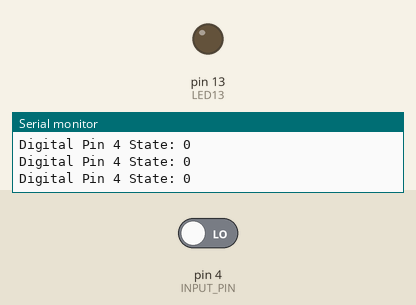
Simulated run of this sketch. Board: Arduino Uno, built with avr-gcc and run on an emulated ATmega328P. On the bench: output pins drawn as LEDs (lit = HIGH), the last lines printed to the serial monitor. The inputs (shaded band) are chosen by the test bench; at power-on: pin 4 (INPUT_PIN) LOW.

Above: at 1.2 s.
1.3 s: pin 4 (INPUT_PIN) driven HIGH
At 2.5 s:
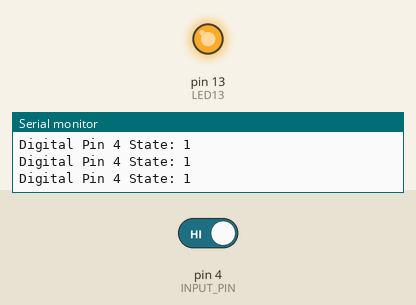
2.9 s: pin 4 (INPUT_PIN) driven LOW
At 3.8 s:
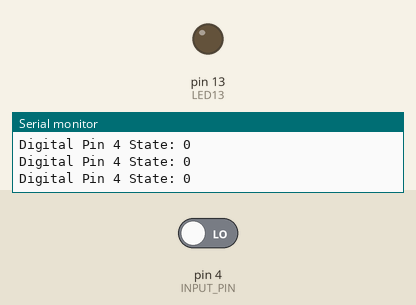
Timing chart, 0 to 5.9 s (numbered marks = the images above; inputs shaded):
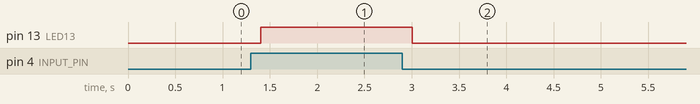

Measured:
- after the input at 1.3 s, pin 13 (LED13): LOW → HIGH after 0.10 s
- after the input at 2.9 s, pin 13 (LED13): HIGH → LOW after 0.10 s

The sketch:

exercises.ino
```cpp
/*EXERCISE 1 - 4
int const LED_13 = 13;

// the setup function runs once when you press reset or power the board
void setup() {
  // initialize digital pin LED_BUILTIN as an output.
  pinMode(LED_13, OUTPUT);
  Serial.begin(9600);
}

// the loop function runs over and over again forever
void loop() {
//For 10Hz at 30% Duty Cycle:
  int onTime = 30; //30% of 100ms
  int offTime = 70; //70% of 100ms

  calculate(onTime, offTime);

  digitalWrite(LED_13, HIGH);  // turn the LED on (HIGH is the voltage level)
  delay(onTime);                      // wait for a second
  digitalWrite(LED_13, LOW);   // turn the LED off by making the voltage LOW
  delay(offTime);                      // wait for a second
}
void calculate(float highTime, float lowTime){
  float dutyCycle = (highTime / (highTime + lowTime)) * 100;
  Serial.print("Duty Cycle: ");
  Serial.print(dutyCycle);
  Serial.println("%");
}
*/

/*EXERCISE 5:
1.Max frequency with delay()function is 1ms. If you use delay(1) for HIGH and
delay(1) for LOW, the total period is 2ms, resulting in 500 Hz. While delayMicroseconds() can go higher
(up to 100-200 kHz), the overhead of the digital Write function and the loop itself limits
the "clean" maximun frequency to much less than the proecessor's clock speed.

2. WHAT IS A "BLOCKING" FUNCTION?
A blocking function stops the execution of the rest of the program until that
specific task is finished. When delay(1000) is called, the Arduino processor
essentially "twiddles its thumbs" and waits for the timer to finish, doing
almost nothing else in the meantime.

3. PROBLEMS RESULTING FROM BLOCKING:
-Unresponsiveness: The Arduino cannot read sensors or check if a button is pressed while it is stuck in a delay.
-Multi-tasking Issues: You cannot blink two LEDs at different rates easily because one delay will pause the entire program.
- Timing Inaccuracy: If you have other code running, the time it takes to execute that code adds to the delay, making the frequency lower than intended
*/

//EXERCISE 6: Serial.println = it prints on the next line. Serial.print = it prints in the same line.

/* EXCERSIZE 7-8 */
int const INPUT_PIN = 4;
int const LED13 = 13;
int pin_state;

void setup(){
  Serial.begin(9600);
  pinMode(INPUT_PIN, INPUT);
  pinMode(LED13, OUTPUT);

}

void loop(){
pin_state = digitalRead(INPUT_PIN);
  Serial.print("Digital Pin 4 State: ");
  Serial.println(pin_state);

  digitalWrite(LED13, pin_state);

  delay(200);
}
```
